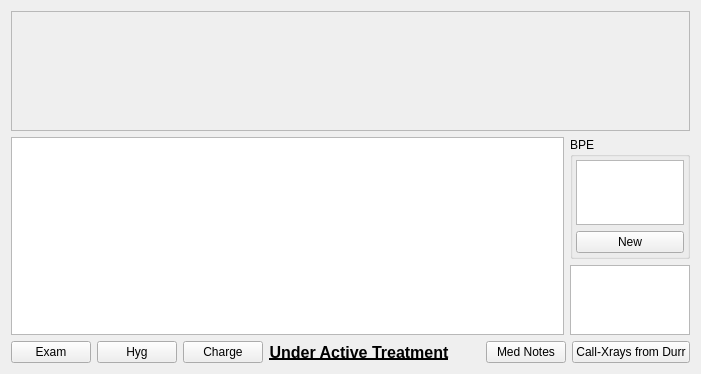
                 <widget class="QWidget" name="scrollAreaWidgetContents_9" >
                  <property name="geometry" >
                   <rect>
                    <x>0</x>
                    <y>0</y>
                    <width>701</width>
                    <height>367</height>
                   </rect>
                  </property>
                  <layout class="QGridLayout" name="gridLayout_4" >
                   <item row="0" column="0" colspan="2" >
                    <widget class="QFrame" name="staticSummaryPanel" >
                     <property name="minimumSize" >
                      <size>
                       <width>0</width>
                       <height>120</height>
                      </size>
                     </property>
                     <property name="maximumSize" >
                      <size>
                       <width>16777215</width>
                       <height>180</height>
                      </size>
                     </property>
                     <property name="font" >
                      <font>
                       <pointsize>10</pointsize>
                      </font>
                     </property>
                     <property name="autoFillBackground" >
                      <bool>false</bool>
                     </property>
                     <property name="frameShape" >
                      <enum>QFrame::StyledPanel</enum>
                     </property>
                     <property name="frameShadow" >
                      <enum>QFrame::Raised</enum>
                     </property>
                    </widget>
                   </item>
                   <item rowspan="2" row="1" column="0" >
                    <widget class="QTextBrowser" name="notesSummary_textBrowser" />
                   </item>
                   <item row="1" column="1" >
                    <widget class="QGroupBox" name="bpe_groupBox" >
                     <property name="sizePolicy" >
                      <sizepolicy vsizetype="Preferred" hsizetype="Fixed" >
                       <horstretch>0</horstretch>
                       <verstretch>0</verstretch>
                      </sizepolicy>
                     </property>
                     <property name="maximumSize" >
                      <size>
                       <width>120</width>
                       <height>16777215</height>
                      </size>
                     </property>
                     <property name="title" >
                      <string>BPE</string>
                     </property>
                     <layout class="QVBoxLayout" name="verticalLayout_8" >
                      <property name="margin" >
                       <number>3</number>
                      </property>
                      <item>
                       <widget class="QTextBrowser" name="bpe_textBrowser" >
                        <property name="minimumSize" >
                         <size>
                          <width>0</width>
                          <height>0</height>
                         </size>
                        </property>
                        <property name="maximumSize" >
                         <size>
                          <width>16777215</width>
                          <height>65</height>
                         </size>
                        </property>
                        <property name="verticalScrollBarPolicy" >
                         <enum>Qt::ScrollBarAlwaysOff</enum>
                        </property>
                        <property name="horizontalScrollBarPolicy" >
                         <enum>Qt::ScrollBarAlwaysOff</enum>
                        </property>
                       </widget>
                      </item>
                      <item>
                       <widget class="QPushButton" name="newBPE_pushButton" >
                        <property name="sizePolicy" >
                         <sizepolicy vsizetype="Minimum" hsizetype="Minimum" >
                          <horstretch>0</horstretch>
                          <verstretch>0</verstretch>
                         </sizepolicy>
                        </property>
                        <property name="text" >
                         <string>New</string>
                        </property>
                       </widget>
                      </item>
                     </layout>
                    </widget>
                   </item>
                   <item row="2" column="1" >
                    <widget class="QTextBrowser" name="planSummary_textBrowser" >
                     <property name="sizePolicy" >
                      <sizepolicy vsizetype="Expanding" hsizetype="Minimum" >
                       <horstretch>0</horstretch>
                       <verstretch>0</verstretch>
                      </sizepolicy>
                     </property>
                     <property name="maximumSize" >
                      <size>
                       <width>120</width>
                       <height>16777215</height>
                      </size>
                     </property>
                    </widget>
                   </item>
                   <item row="3" column="0" colspan="2" >
                    <layout class="QHBoxLayout" name="horizontalLayout_13" >
                     <item>
                      <widget class="QPushButton" name="exampushButton" >
                       <property name="maximumSize" >
                        <size>
                         <width>16777215</width>
                         <height>28</height>
                        </size>
                       </property>
                       <property name="text" >
                        <string>Exam</string>
                       </property>
                      </widget>
                     </item>
                     <item>
                      <widget class="QPushButton" name="hygWizard_pushButton" >
                       <property name="text" >
                        <string>Hyg</string>
                       </property>
                      </widget>
                     </item>
                     <item>
                      <widget class="QPushButton" name="charge_pushButton" >
                       <property name="text" >
                        <string>Charge</string>
                       </property>
                      </widget>
                     </item>
                     <item>
                      <widget class="QLabel" name="underTreatment_label_2" >
                       <property name="font" >
                        <font>
                         <pointsize>12</pointsize>
                         <weight>75</weight>
                         <bold>true</bold>
                         <underline>true</underline>
                        </font>
                       </property>
                       <property name="text" >
                        <string>Under Active Treatment</string>
                       </property>
                       <property name="alignment" >
                        <set>Qt::AlignCenter</set>
                       </property>
                      </widget>
                     </item>
                     <item>
                      <spacer name="horizontalSpacer_3" >
                       <property name="orientation" >
                        <enum>Qt::Horizontal</enum>
                       </property>
                       <property name="sizeHint" stdset="0" >
                        <size>
                         <width>28</width>
                         <height>17</height>
                        </size>
                       </property>
                      </spacer>
                     </item>
                     <item>
                      <widget class="QPushButton" name="medNotes_pushButton" >
                       <property name="text" >
                        <string>Med Notes</string>
                       </property>
                      </widget>
                     </item>
                     <item>
                      <widget class="QPushButton" name="callXrays_pushButton" >
                       <property name="text" >
                        <string>Call-Xrays from Durr</string>
                       </property>
                      </widget>
                     </item>
                    </layout>
                   </item>
                  </layout>
                 </widget>
